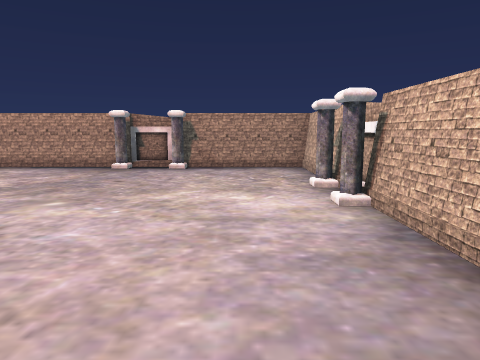
[1] (above)

15 first-person views from a walk through a 3-D level made in the Unity game engine. The camera is 1.3 m above the floor, tilts 8° down and sees 70° across. The floor is counted in squares, 1.32 m on a side. Each view is taken from the middle of a square. On the plan, view 1 faces up. The plan holds only what a view shows up to about 13 squares ahead; the rest is blank. The player character is not drawn.

[2]
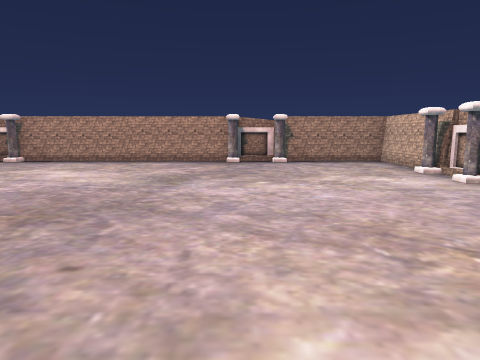

[3]
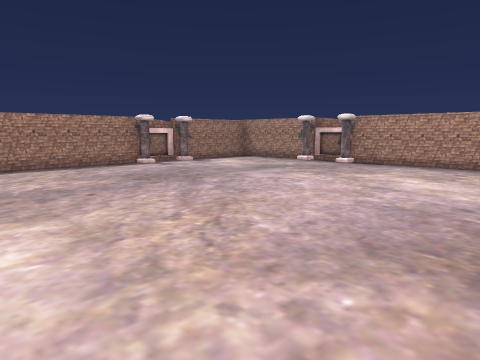

[4]
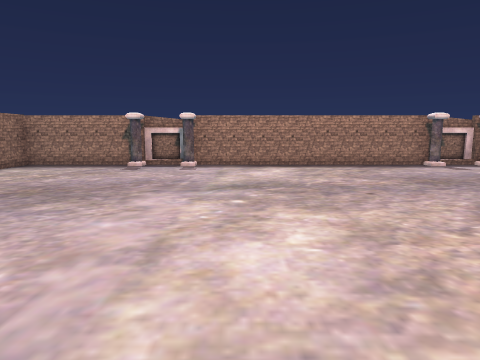

[5]
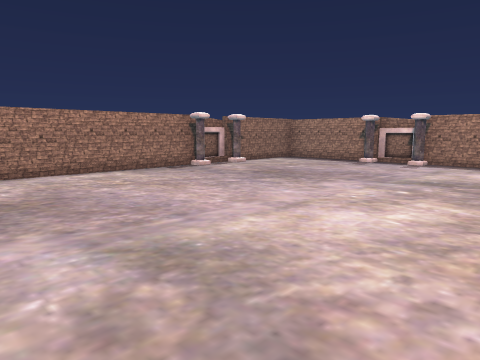

[6]
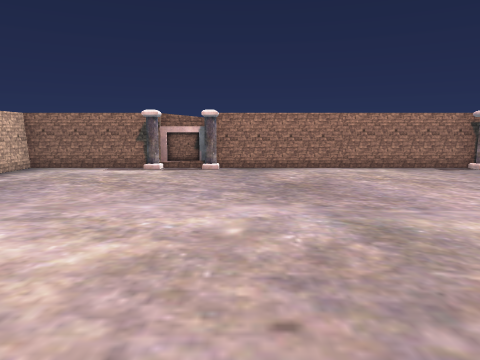

[7]
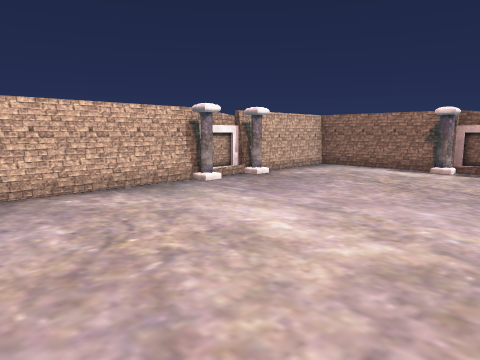

[8]
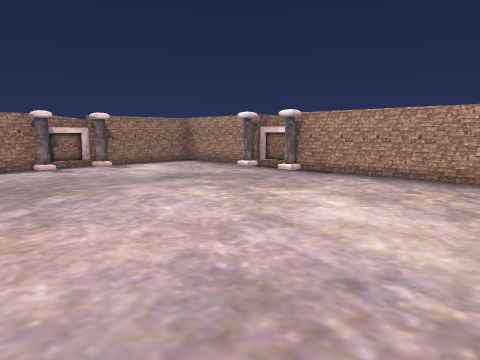

[9]
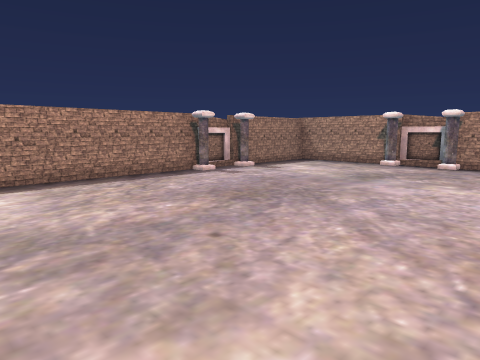

[10]
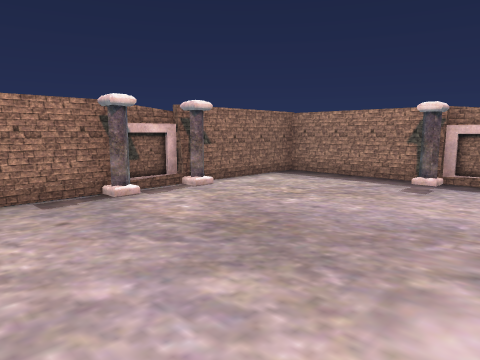

[11]
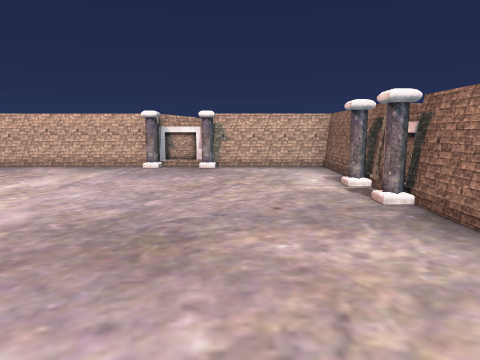

[12]
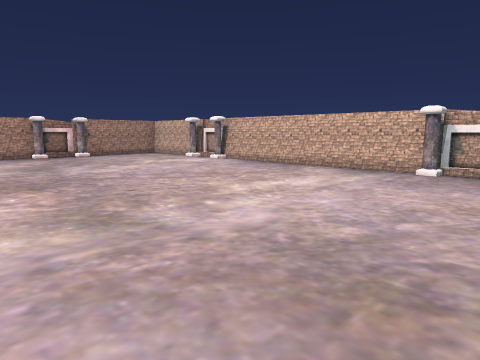

[13]
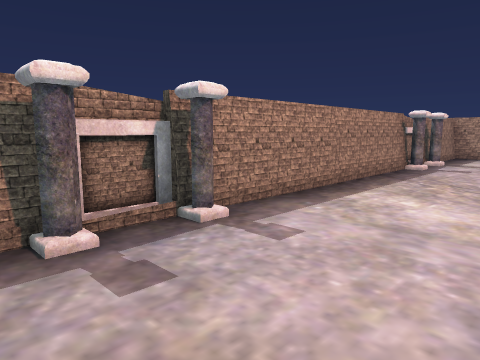

[14]
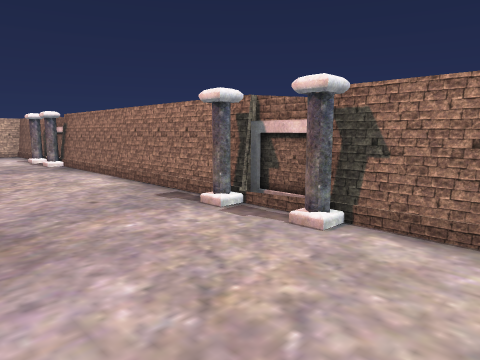

[15]
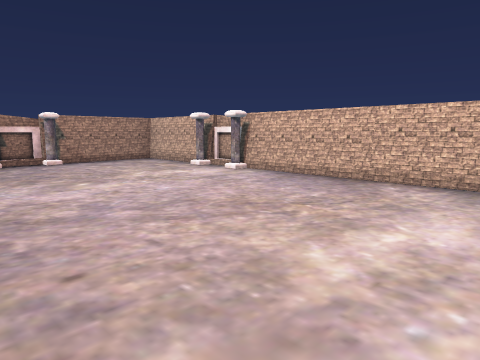

### Floor plan
Points are (right, up) in squares from view 1. A wall is a line through its corners. A room is listed if a view was taken in it or the views show most of it. See-through windows are left out.
Room 1 (views 1, 2, 3, 4, 5, 6, 7, 8, 9, 10, 11, 12, 13, 14, 15)
walls: (-15.7, -2.6) (-15.7, -3.9) (-15.3, -3.9); (-3.1, -7.7) (-1.8, -7.7); (-10.8, 9.9) (-11.9, 9.9); (2, 4.9) (2, 6.1); (-12, -7.7) (-10.6, -7.7); (-15.7, 6.1) (-15.7, 4.9); (2, -4) (2, -2.6); (-1.8, 9.9) (-3.1, 9.9); (-15.5, -7.5) (1.9, -7.5) (1.9, 9.7) (-15.5, 9.7) (-15.5, -7.5)

Where each view was taken, in squares from view 1:
view 1: 0 up, 0 right, facing up
view 2: 2 down, 3 left, facing up
view 3: 1 down, 5 left, facing up-left
view 4: 1 down, 5 left, facing left
view 5: 1 up, 4 left, facing down-left
view 6: 2 up, 4 left, facing down
view 7: 2 up, 4 left, facing down-right
view 8: 2 up, 5 left, facing up-left
view 9: 1 down, 8 left, facing up-left
view 10: 2 down, 8 left, facing down-left
view 11: 5 down, 8 left, facing right
view 12: 5 down, 7 left, facing up-right
view 13: 5 down, 12 left, facing up-left
view 14: 4 down, 14 left, facing down-right
view 15: 2 down, 5 left, facing up-right
